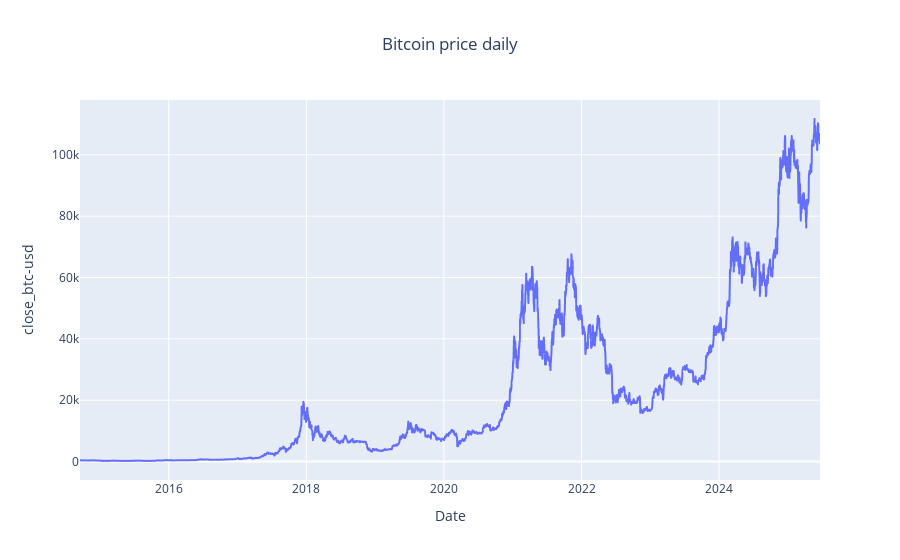

This figure's notebook cell:
### Code cell
# Dynamic visualisation
fig = px.line(
    btc_usd,
    x=btc_usd.index,
    y='close_btc-usd',  # now accessible as a string
    title='Bitcoin price daily'
)
fig.update_layout(title_x=0.5)
fig.show()

### Figure 1 — Plotly figure (JSON) as saved in the notebook; plotly's stock layout.template omitted (floating-point values rounded to 4 significant figures; data arrays with more than 128 entries replaced by an {"elided": "..."} marker saying what was removed)
{"data": [{"hovertemplate": "Date=%{x}<br>close_btc-usd=%{y}<extra></extra>", "legendgroup": "", "line": {"color": "#636efa", "dash": "solid"}, "marker": {"symbol": "circle"}, "mode": "lines", "name": "", "showlegend": false, "type": "scattergl", "x": {"elided": "3930 str values"}, "xaxis": "x", "y": {"elided": "3930 float values"}, "yaxis": "y"}], "layout": {"legend": {"tracegroupgap": 0}, "title": {"text": "Bitcoin price daily", "x": 0.5}, "xaxis": {"anchor": "y", "domain": [0, 1], "title": {"text": "Date"}}, "yaxis": {"anchor": "x", "domain": [0, 1], "title": {"text": "close_btc-usd"}}}}
